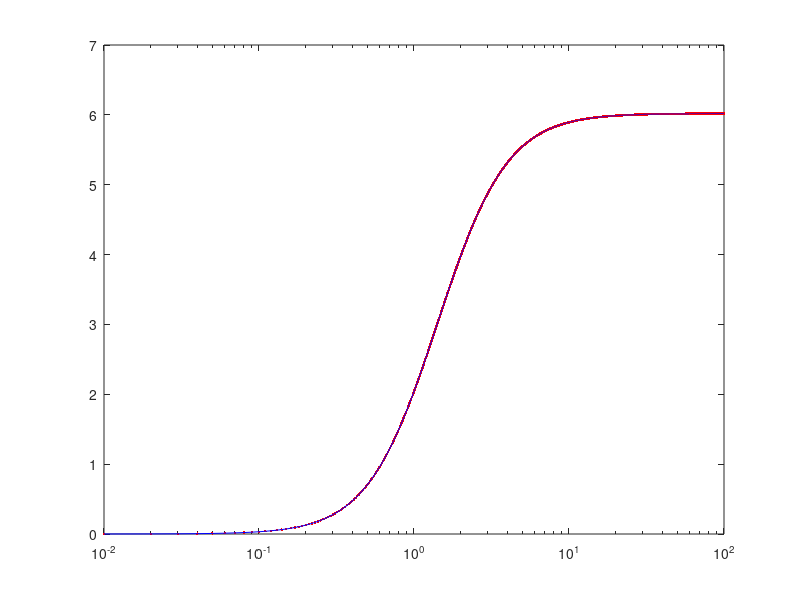
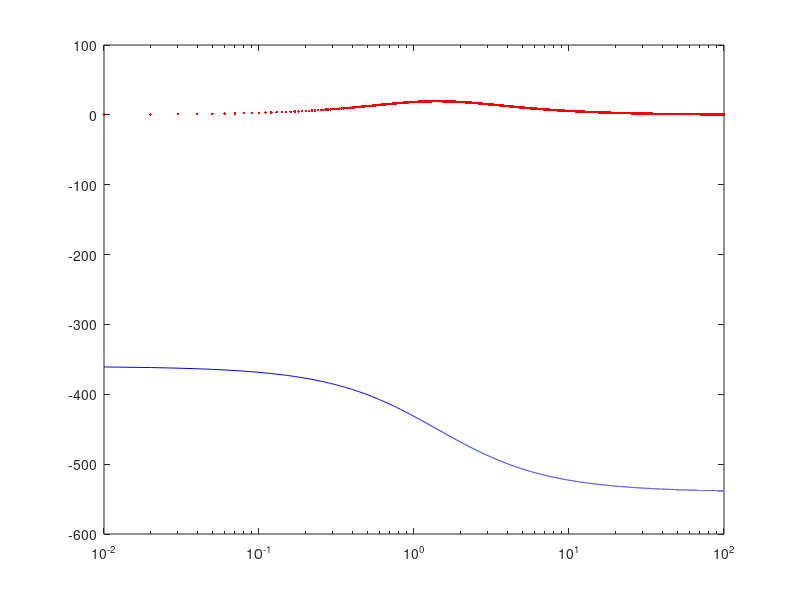
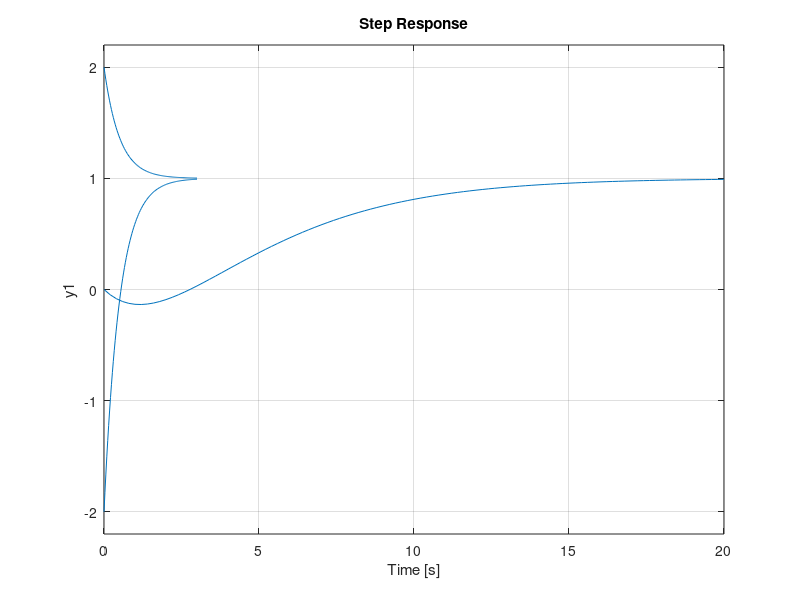

MATLAB code to generate these figures, in order: (Note: this script raises an error after producing the figures.)
T = 1;
T1 = 0.5;

G1 = tf([T,1],[T1,1])
G2 = tf([-T,1],[T1,1])
w = 0.01:0.01:100;
[magG1,phaG1,w1]=bode(G1,w);
[magG2,phaG2,w2] = bode(G2,w);

figure(1)
semilogx(w1,20*log10(magG1(:)),'.r')
hold
semilogx(w2,20*log10(magG2(:)),'-b')
hold


figure(2)
semilogx(w1,phaG1(:),'.r')
hold
semilogx(w2,phaG2(:)-360,'-b')
hold


figure(3)
step(G1)
hold
step(G2)
hold

% Turbina hidraulica
KD = 0;
Tw = 2;
Tm = 10;
R = 0.746
Ggenerador = tf(1,[Tm,KD]);
Gturbina = tf([-Tw,1],[Tw/2,1])
K = 1/R;

% Funcion de tranferencia de trayectoria directa
G = K*Gturbina*Ggenerador;
% Lazo cerrado

T = feedback(G,1)
step(T)


% Retraso de tiempo
G = tf(1,1,'InputDelay',0.1);
bode(G)
step(G)
